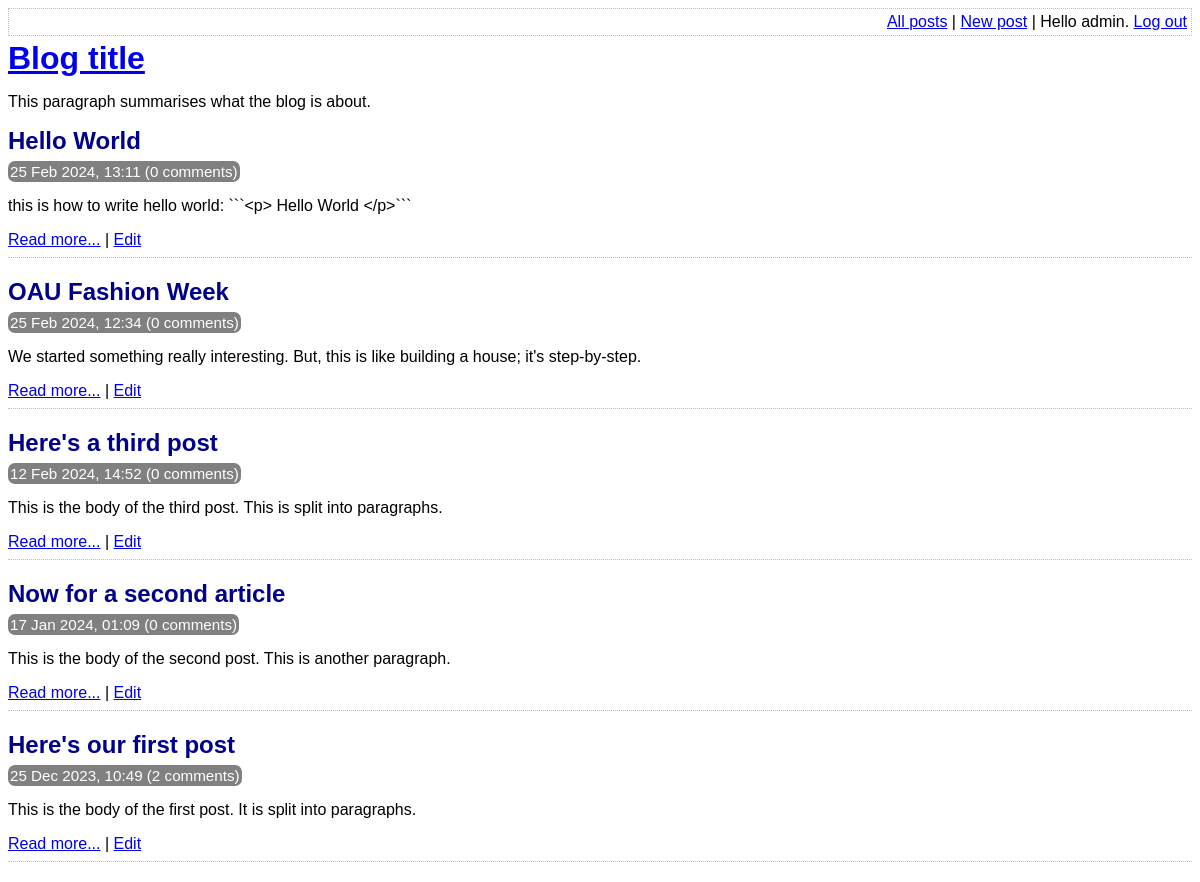
The app's page /index.php (signed in) with its own data.
### tables this page shows
CREATE TABLE post (
	id INTEGER PRIMARY KEY AUTOINCREMENT NOT NULL,
	title VARCHAR NOT NULL,
	body VARCHAR NOT NULL,
	user_id INTEGER NOT NULL,
	created_at VARCHAR NOT NULL,
	updated_at VARCHAR,
	FOREIGN KEY (user_id) REFERENCES user(id)
);

### lib/common.php (called while the page is built, shortened)
<?php
function htmlEscape($html)
{
    return htmlspecialchars($html, ENT_HTML5, 'UTF-8');
}
function convertSqlDate($sqlDate)
{
    $date = DateTime::createFromFormat('Y-m-d H:i:s', $sqlDate);
    return $date->format('d M Y, H:i');
}
function getAllPosts(PDO $pdo)
{
    $stmt = $pdo->query(
        'SELECT
            id, title, created_at, body
        FROM
            post
        ORDER BY
            created_at DESC'
    );
    return $stmt->fetchAll(PDO::FETCH_ASSOC);
}
function countCommentsForPost(PDO $pdo, $postId)
{
    $sql = "
        SELECT
            COUNT(*) c
        FROM
            comment
        WHERE
            post_id = :post_id
    ";
    $stmt = $pdo->prepare($sql);
    $stmt->execute(
        array('post_id' => $postId, )
    );
    return (int) $stmt->fetchColumn();
}
function isLoggedIn()
{
    return isset($_SESSION['logged_in_username']);
}

### index.php (the view, shortened to what this page needs)
<?php
require_once 'lib/common.php';
$pdo = getPDO();
$posts = getAllPosts($pdo);
?>
<!DOCTYPE html>
<html>
    <head>
        <?php require 'templates/head.php' ?>
    </head>
    <body>
        <?php require 'templates/title.php' ?>
        <div class="post-list">
            <?php foreach ($posts as $post): ?>
                <div class="post-synopsis">
                    <h2>
                        <?php echo htmlEscape($post['title']) ?>
                    </h2>
                    <div class="meta">
                        <?php echo convertSqlDate($post['created_at']) ?>
                        (<?php echo countCommentsForPost($pdo, $post['id']) ?> comments)
                    </div>
                    <p>
                        <?php echo htmlEscape($post['body']) ?>
                    </p>
                    <div class="post-controls">
                        <a
                            href="view-post.php?post_id=<?php echo $post['id'] ?>"
                        >Read more...</a>
                        <?php if (isLoggedIn()): ?>
                            |
                            <a
                                href="edit-post.php?post_id=<?php echo $post['id'] ?>"
                            >Edit</a>
                        <?php endif ?>
                    </div>
                </div>
            <?php endforeach ?>
        </div>
    </body>
</html>

### assets/main.css (style rules this page uses)
h1, h2, h3 { margin-top: 0; margin-bottom: 8px; }
body { font-family: sans-serif; }
.post-synopsis { padding-bottom: 8px; border-bottom: 1px dotted silver; margin-bottom: 20px; }
.post-synopsis h2, .post h2 { color: darkblue; }
.post .date, .post-synopsis .meta { color: white; background-color: grey; border-radius: 7px; padding: 2px; display: inline; font-size: 0.95em; }

### records on screen
post: title "Hello World", created_at "25 Feb 2024, 13:11", id "0", body "this is how to write hello world: ```<p> Hello World </p>```"
post: title "OAU Fashion Week", created_at "25 Feb 2024, 12:34", id "0", body "We started something really interesting. But, this is like building a house; it's step-by-step."
post: title "Here's a third post", created_at "12 Feb 2024, 14:52", id "0", body "This is the body of the third post. This is split into paragraphs."
post: title "Now for a second article", created_at "17 Jan 2024, 01:09", id "0", body "This is the body of the second post. This is another paragraph."
post: title "Here's our first post", created_at "25 Dec 2023, 10:49", id "2", body "This is the body of the first post. It is split into paragraphs."

### other values on screen
htmlEscape(getAuthUser()) "admin"
